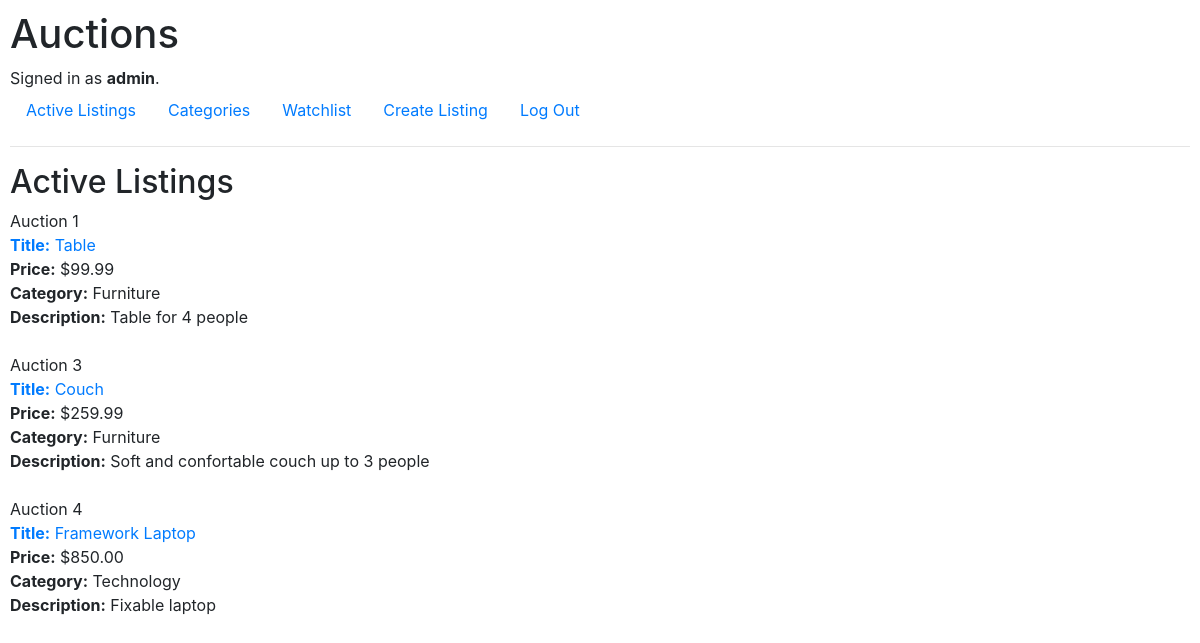
Page / (signed in) on the committed database.
### auctions/models.py (models this page shows, shortened)
class User(AbstractUser):
    pass

class AuctionListing(models.Model):
    user = models.ForeignKey(User, on_delete=models.CASCADE, related_name="users")
    title = models.CharField(max_length=45) #or 50
    description = models.TextField(max_length=450)
    category = models.ForeignKey(Category, on_delete=models.CASCADE, blank=True, related_name="category")
    price = models.DecimalField(max_digits=9, decimal_places=2, default=1)
    date = models.DateTimeField(auto_now_add=True)
    img_url = models.URLField(blank=True, default="https://placeholder.pics/svg/300/FBFFBC-C7FF63/000000-9BA6FF/example%20image") # Check
    state = models.BooleanField(default=False)

class Category(models.Model): # Optional for the user
    name = models.CharField(max_length=20, blank=True)
    class meta:
        verbose_name_singular = "Category"
        verbose_name_plural = "Categories" # trying to change the name of the table
    def __str__(self):
        return self.name

### auctions/views.py (the view)
# urls.py: path("", views.index, name="index"),
def index(request):
    return render(request, "auctions/index.html", {
        "auctions": AuctionListing.objects.all()
    })

### auctions/templates/auctions/index.html (shortened to what this page needs)
{% extends "auctions/layout.html" %}
{% block body %}
    <h2>Active Listings</h2>
    {% if auctions %}
        {% for auction in auctions %}
            {% if auction.state == False %}
            <div>
                Auction {{ auction.id }} <br>
                <div><a href="{% url 'auction' auction.id %}"><strong>Title:</strong> {{ auction.title }}</a></div>
                <div><strong>Price:</strong> ${{ auction.price }}</div>
                <div><strong>Category:</strong> {{ auction.category }}</div>
                <div><strong>Description:</strong> {{ auction.description }}</div>
            </div> <br>
            {% endif %}
        {% endfor %}
    {% else %}
        No auctions
    {% endif %}
{% endblock %}

### auctions/templates/auctions/layout.html (shortened to what this page needs)
{% load static %}
<!DOCTYPE html>
<html lang="en">
    <head>
        <link rel="stylesheet" href="https://stackpath.bootstrapcdn.com/bootstrap/4.4.1/css/bootstrap.min.css">
        <link href="{% static 'auctions/styles.css' %}" rel="stylesheet">
    </head>
    <body>
        <h1>Auctions</h1>
        <div>
            {% if user.is_authenticated %}
                Signed in as <strong>{{ user.username }}</strong>.
            {% else %}
                Not signed in.
            {% endif %}
        </div>
        <ul class="nav">
            <li class="nav-item">
                <a class="nav-link" href="{% url 'index' %}" tabindex="-1">Active Listings</a>
            </li>
            <li class="nav">
                <a class="nav-link" href="{% url 'categories' %}" tabindex="-1">Categories</a>
            </li>
            {% if user.is_authenticated %}
                <li class="nav-item">
                    <a class="nav-link" href="{% url 'watchlist' %}" tabindex="-1">Watchlist</a>
                </li>
                <li class="nav-item">
                    <a class="nav-link" href="{% url 'new_listing' %}" tabindex="-1">Create Listing</a>
                </li>
                <li class="nav-item">
                    <a class="nav-link" href="{% url 'logout' %}" tabindex="-1">Log Out</a>
                </li>
            {% endif %}
        </ul>
        <hr>
        {% block body %}
        {% endblock %}
    </body>
</html>

### auctions/static/auctions/styles.css (style rules this page uses)
body { padding: 10px; }

### rows in the picture
User: username "admin"
AuctionListing: id "1", title "Table", price "99.99", category "Furniture", description "Table for 4 people"
AuctionListing: id "3", title "Couch", price "259.99", category "Furniture", description "Soft and confortable couch up to 3 people"
AuctionListing: id "4", title "Framework Laptop", price "850.00", category "Technology", description "Fixable laptop"
